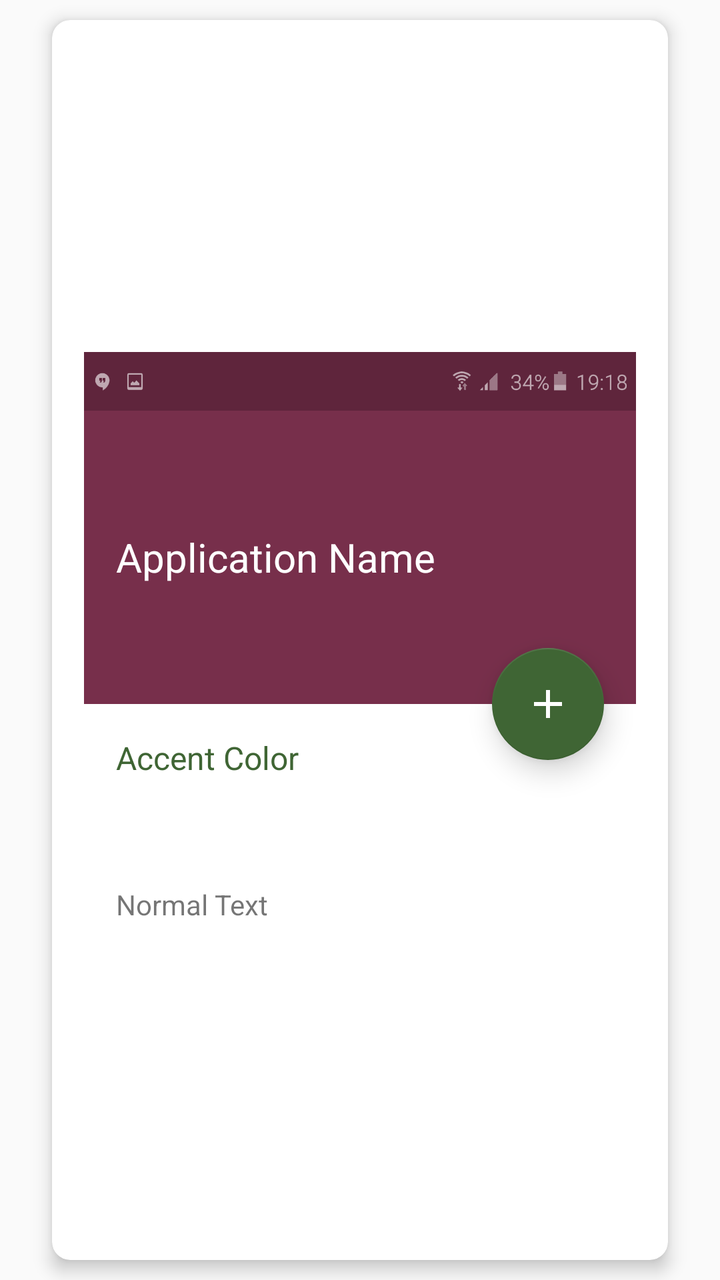
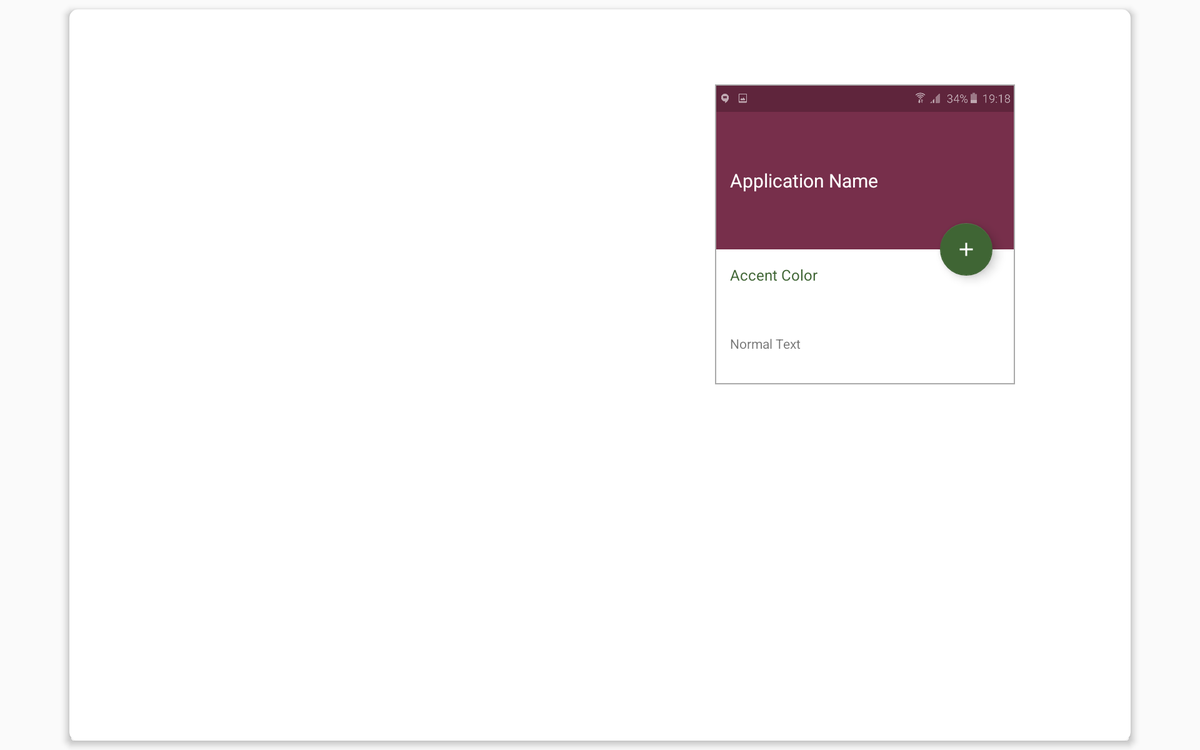

Compare how this app lays out the same screen by default and in its alternative resource folder. The renders come first, then the two layout files and the values they reference.
<!-- AndroidManifest.xml: application theme AppTheme -->
<!-- res/layout/palette_from_image_content.xml -->
<?xml version="1.0" encoding="utf-8"?>
<android.support.v4.widget.NestedScrollView
    xmlns:android="http://schemas.android.com/apk/res/android"
    xmlns:app="http://schemas.android.com/apk/res-auto"
    xmlns:tools="http://schemas.android.com/tools"
    android:layout_width="match_parent"
    android:layout_height="match_parent"
    android:layout_marginEnd="@dimen/activity_horizontal_margin"
    android:layout_marginStart="@dimen/activity_horizontal_margin"
    android:fillViewport="true"
    app:behavior_overlapTop="@dimen/palette_from_image_nested_scroll_overlap_top"
    app:layout_behavior="@string/appbar_scrolling_view_behavior"
    tools:showIn="@layout/activity_image_palette">

    <FrameLayout
        android:layout_width="match_parent"
        android:layout_height="match_parent">

        <android.support.v7.widget.CardView
            android:layout_width="match_parent"
            android:layout_height="wrap_content"
            android:layout_gravity="center"
            android:layout_margin="@dimen/card_view_margin_image_from_palette_content"
            app:cardBackgroundColor="@android:color/white"
            app:cardCornerRadius="@dimen/image_from_palette_content_card_corner_radius"
            app:cardElevation="@dimen/image_from_palette_main_content_card_elevation">

            <RelativeLayout
                android:layout_width="match_parent"
                android:layout_height="wrap_content"
                >

                <android.support.v7.widget.RecyclerView
                    android:id="@+id/swatchRecyclerView"
                    android:layout_width="match_parent"
                    android:layout_height="wrap_content"
                    android:layout_centerHorizontal="true"
                    android:padding="@dimen/swatch_recycler_view_padding"
                    app:layout_behavior="@string/appbar_scrolling_view_behavior"/>

                <FrameLayout
                    android:layout_width="wrap_content"
                    android:layout_height="match_parent"
                    android:layout_below="@id/swatchRecyclerView">

                    <include
                        layout="@layout/preview_layout"
                        android:layout_width="wrap_content"
                        android:layout_height="320dp"
                        android:layout_gravity="center"
                        android:layout_margin="@dimen/activity_horizontal_margin"/>
                </FrameLayout>
            </RelativeLayout>
        </android.support.v7.widget.CardView>
    </FrameLayout>

</android.support.v4.widget.NestedScrollView>
<!-- res/layout/preview_layout.xml (included above) -->
<?xml version="1.0" encoding="utf-8"?>
<android.support.design.widget.CoordinatorLayout
    xmlns:android="http://schemas.android.com/apk/res/android"
    xmlns:app="http://schemas.android.com/apk/res-auto"
    android:layout_width="match_parent"
    android:layout_height="match_parent"
    xmlns:tools="http://schemas.android.com/tools"
    tools:showIn="@layout/fragment_main_view">

    <LinearLayout
        xmlns:android="http://schemas.android.com/apk/res/android"
        android:layout_width="match_parent"
        android:layout_height="match_parent"
        android:orientation="vertical"
        android:weightSum="9"
        android:background="@android:color/white">

        <ImageView
            android:id="@+id/statusBar"
            android:layout_width="match_parent"
            android:layout_height="0dp"
            android:background="@color/colorPrimaryDark"
            android:contentDescription="@string/preview_image_status_bar_content_description"
            android:src="@drawable/status_bar_template"
            android:layout_weight="1"/>

        <TextView
            android:id="@+id/appTitleText"
            android:layout_width="match_parent"
            android:layout_height="0dp"
            android:layout_weight="5"
            android:background="@color/colorPrimary"
            android:gravity="center_vertical"
            android:paddingEnd="@dimen/preview_title_horizontal_padding"
            android:paddingStart="@dimen/preview_title_horizontal_padding"
            android:text="@string/application_name_text"
            android:textColor="@android:color/white"
            android:textSize="@dimen/preview_title_text_size"/>

        <TextView
            android:id="@+id/accentColorText"
            android:layout_width="match_parent"
            android:layout_height="0dp"
            android:layout_weight="2"
            android:layout_margin="@dimen/preview_accent_text_margin"
            android:text="@string/preview_text_accent_color"
            android:textColor="@color/colorAccent"
            android:textSize="@dimen/preview_accent_color_text_size"/>

        <TextView
            android:layout_width="match_parent"
            android:layout_height="0dp"
            android:layout_weight="1"
            android:layout_marginBottom="@dimen/preview_normal_text_margin_bottom"
            android:layout_marginStart="@dimen/preview_normal_text_margin_start"
            android:text="@string/preview_text_normal_text"/>

    </LinearLayout>

    <android.support.design.widget.FloatingActionButton
        android:id="@+id/fab"
        android:layout_width="wrap_content"
        android:layout_height="wrap_content"
        android:layout_margin="@dimen/fab_margin"
        android:src="@drawable/ic_add"
        android:tint="@android:color/white"
        app:backgroundTint="?attr/colorAccent"
        app:elevation="@dimen/fab_elevation"
        app:layout_anchor="@id/appTitleText"
        app:layout_anchorGravity="bottom|end"
        />
</android.support.design.widget.CoordinatorLayout>
<!-- resources referenced by this layout -->
<resources>
  <color name="colorAccent">#3f6534</color>
  <color name="colorPrimary">#772f4b</color>
  <color name="colorPrimaryDark">#5f253c</color>
  <dimen name="activity_horizontal_margin">16dp</dimen>
  <dimen name="card_view_margin_image_from_palette_content">10dp</dimen>
  <dimen name="fab_elevation">8dp</dimen>
  <dimen name="fab_margin">16dp</dimen>
  <dimen name="image_from_palette_content_card_corner_radius">9dp</dimen>
  <dimen name="image_from_palette_main_content_card_elevation">5dp</dimen>
  <dimen name="palette_from_image_nested_scroll_overlap_top">192dp</dimen>
  <dimen name="preview_accent_color_text_size">16sp</dimen>
  <dimen name="preview_accent_text_margin">16dp</dimen>
  <dimen name="preview_normal_text_margin_bottom">24dp</dimen>
  <dimen name="preview_normal_text_margin_start">16dp</dimen>
  <dimen name="preview_title_horizontal_padding">16dp</dimen>
  <dimen name="preview_title_text_size">20sp</dimen>
  <dimen name="swatch_recycler_view_padding">16dp</dimen>
  <!-- drawable ic_add (drawable) -->
  <vector xmlns:android="http://schemas.android.com/apk/res/android"
      android:width="24dp"
      android:height="24dp"
      android:autoMirrored="true"
      android:viewportHeight="24.0"
      android:viewportWidth="24.0">
      <path
          android:fillColor="#FF000000"
          android:pathData="M19,13h-6v6h-2v-6H5v-2h6V5h2v6h6v2z" />
  </vector>
  <!-- drawable status_bar_template: png bitmap (drawable-nodpi, 504066 bytes) -->
  <string name="application_name_text">Application Name</string>
  <string name="preview_image_status_bar_content_description">Preview image status bar</string>
  <string name="preview_text_accent_color">Accent Color</string>
  <string name="preview_text_normal_text">Normal Text</string>
  <style name="AppTheme" parent="Theme.AppCompat.Light.DarkActionBar">
          
          <item name="colorPrimary">@color/colorPrimary</item>
          <item name="colorPrimaryDark">@color/colorPrimaryDark</item>
          <item name="colorAccent">@color/colorAccent</item>
      </style>
</resources>
<!-- res/layout-sw720dp-land/palette_from_image_content.xml (the repository's variant of the layout above) -->
<!-- drawn on a large tablet held sideways -->
<?xml version="1.0" encoding="utf-8"?>
<android.support.v4.widget.NestedScrollView
    xmlns:android="http://schemas.android.com/apk/res/android"
    xmlns:app="http://schemas.android.com/apk/res-auto"
    xmlns:tools="http://schemas.android.com/tools"
    android:layout_width="match_parent"
    android:layout_height="match_parent"
    android:layout_marginEnd="@dimen/activity_horizontal_margin"
    android:layout_marginStart="@dimen/activity_horizontal_margin"
    android:background="@android:color/transparent"
    android:fillViewport="true"
    app:behavior_overlapTop="@dimen/palette_from_image_nested_scroll_overlap_top"
    app:layout_behavior="@string/appbar_scrolling_view_behavior"
    tools:showIn="@layout/activity_image_palette"
    >

    <FrameLayout
        android:layout_width="match_parent"
        android:layout_height="match_parent">

        <android.support.v7.widget.CardView
            android:layout_width="match_parent"
            android:layout_height="match_parent"
            android:layout_margin="@dimen/card_view_margin_image_from_palette_content"
            android:padding="@dimen/activity_horizontal_margin"
            app:cardBackgroundColor="@android:color/white"
            app:cardCornerRadius="@dimen/image_from_palette_content_card_corner_radius"
            app:cardElevation="@dimen/image_from_palette_main_content_card_elevation">

            <LinearLayout
                android:layout_width="match_parent"
                android:layout_height="match_parent"
                android:orientation="horizontal"
                android:weightSum="2">

                <android.support.v7.widget.RecyclerView
                    android:id="@+id/swatchRecyclerView"
                    android:layout_width="0dp"
                    android:layout_height="wrap_content"
                    android:layout_weight="1"
                    android:padding="@dimen/swatch_recycler_view_padding"
                    android:layout_gravity="top|center"
                    android:layout_marginTop="@dimen/activity_horizontal_margin"
                    app:layout_behavior="@string/appbar_scrolling_view_behavior"
                    />

                <FrameLayout
                    android:layout_width="0dp"
                    android:layout_height="match_parent"
                    android:layout_weight="1"
                    android:layout_marginTop="@dimen/preview_top_margin_tab_view_land">

                    <include
                        layout="@layout/preview_layout"
                        android:layout_width="@dimen/preview_size_tablet"
                        android:layout_height="@dimen/preview_size_tablet"
                        android:layout_gravity="top|center"
                        />
                    <View
                        android:layout_width="@dimen/preview_size_tablet"
                        android:layout_height="@dimen/preview_size_tablet"
                        android:background="@drawable/preview_frame"
                        android:layout_gravity="top|center"/>
                </FrameLayout>
            </LinearLayout>

        </android.support.v7.widget.CardView>
    </FrameLayout>

</android.support.v4.widget.NestedScrollView>
<!-- resources referenced by the variant -->
<!-- as a large tablet held sideways resolves them -->
<resources>
  <color name="colorAccent">#3f6534</color>
  <color name="colorPrimary">#772f4b</color>
  <color name="colorPrimaryDark">#5f253c</color>
  <!-- from res/values-sw720dp/ -->
  <dimen name="activity_horizontal_margin">64dp</dimen>
  <dimen name="card_view_margin_image_from_palette_content">10dp</dimen>
  <dimen name="fab_elevation">8dp</dimen>
  <!-- from res/values-sw720dp/ -->
  <dimen name="fab_margin">24dp</dimen>
  <dimen name="image_from_palette_content_card_corner_radius">9dp</dimen>
  <dimen name="image_from_palette_main_content_card_elevation">5dp</dimen>
  <!-- from res/values-land/ -->
  <dimen name="palette_from_image_nested_scroll_overlap_top">128dp</dimen>
  <dimen name="preview_accent_color_text_size">16sp</dimen>
  <dimen name="preview_accent_text_margin">16dp</dimen>
  <dimen name="preview_normal_text_margin_bottom">24dp</dimen>
  <dimen name="preview_normal_text_margin_start">16dp</dimen>
  <!-- from res/values-sw720dp/ -->
  <dimen name="preview_size_tablet">320dp</dimen>
  <dimen name="preview_title_horizontal_padding">16dp</dimen>
  <dimen name="preview_title_text_size">20sp</dimen>
  <!-- from res/values-sw720dp-land/ -->
  <dimen name="preview_top_margin_tab_view_land">80dp</dimen>
  <dimen name="swatch_recycler_view_padding">16dp</dimen>
  <!-- drawable ic_add (drawable) -->
  <vector xmlns:android="http://schemas.android.com/apk/res/android"
      android:width="24dp"
      android:height="24dp"
      android:autoMirrored="true"
      android:viewportHeight="24.0"
      android:viewportWidth="24.0">
      <path
          android:fillColor="#FF000000"
          android:pathData="M19,13h-6v6h-2v-6H5v-2h6V5h2v6h6v2z" />
  </vector>
  <!-- drawable preview_frame (drawable) -->
  <?xml version="1.0" encoding="utf-8"?>
  <shape xmlns:android="http://schemas.android.com/apk/res/android"
      android:shape="rectangle">
      <solid android:color="#00000000"/>
      <stroke android:width="1dp"
              android:color="@android:color/darker_gray"/>
  
  </shape>
  <!-- drawable status_bar_template: png bitmap (drawable-nodpi, 504066 bytes) -->
  <string name="application_name_text">Application Name</string>
  <string name="preview_image_status_bar_content_description">Preview image status bar</string>
  <string name="preview_text_accent_color">Accent Color</string>
  <string name="preview_text_normal_text">Normal Text</string>
  <style name="AppTheme" parent="Theme.AppCompat.Light.DarkActionBar">
          
          <item name="colorPrimary">@color/colorPrimary</item>
          <item name="colorPrimaryDark">@color/colorPrimaryDark</item>
          <item name="colorAccent">@color/colorAccent</item>
      </style>
</resources>
